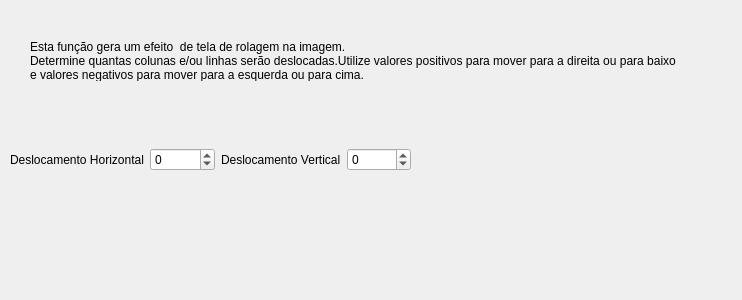
<?xml version="1.0" encoding="UTF-8"?>
<ui version="4.0">
 <class>translacaoForm</class>
 <widget class="QWidget" name="translacaoForm">
  <property name="geometry">
   <rect>
    <x>0</x>
    <y>0</y>
    <width>742</width>
    <height>300</height>
   </rect>
  </property>
  <property name="windowTitle">
   <string>Form</string>
  </property>
  <widget class="QWidget" name="horizontalLayoutWidget">
   <property name="geometry">
    <rect>
     <x>10</x>
     <y>120</y>
     <width>401</width>
     <height>80</height>
    </rect>
   </property>
   <layout class="QHBoxLayout" name="horizontalLayout">
    <item>
     <widget class="QLabel" name="label_2">
      <property name="text">
       <string>Deslocamento Horizontal</string>
      </property>
     </widget>
    </item>
    <item>
     <widget class="QDoubleSpinBox" name="inputtranslacaoFormdeltai">
      <property name="decimals">
       <number>0</number>
      </property>
      <property name="minimum">
       <double>-5000.000000000000000</double>
      </property>
      <property name="maximum">
       <double>5000.000000000000000</double>
      </property>
     </widget>
    </item>
    <item>
     <widget class="QLabel" name="label">
      <property name="text">
       <string>Deslocamento Vertical</string>
      </property>
     </widget>
    </item>
    <item>
     <widget class="QDoubleSpinBox" name="inputtranslacaoFormdeltaj">
      <property name="decimals">
       <number>0</number>
      </property>
      <property name="minimum">
       <double>-5000.000000000000000</double>
      </property>
      <property name="maximum">
       <double>5000.000000000000000</double>
      </property>
     </widget>
    </item>
   </layout>
  </widget>
  <widget class="QLabel" name="label_3">
   <property name="geometry">
    <rect>
     <x>30</x>
     <y>40</y>
     <width>681</width>
     <height>41</height>
    </rect>
   </property>
   <property name="text">
    <string>Esta função gera um efeito  de tela de rolagem na imagem.
Determine quantas colunas e/ou linhas serão deslocadas.Utilize valores positivos para mover para a direita ou para baixo 
e valores negativos para mover para a esquerda ou para cima.</string>
   </property>
  </widget>
 </widget>
 <resources/>
 <connections/>
</ui>
